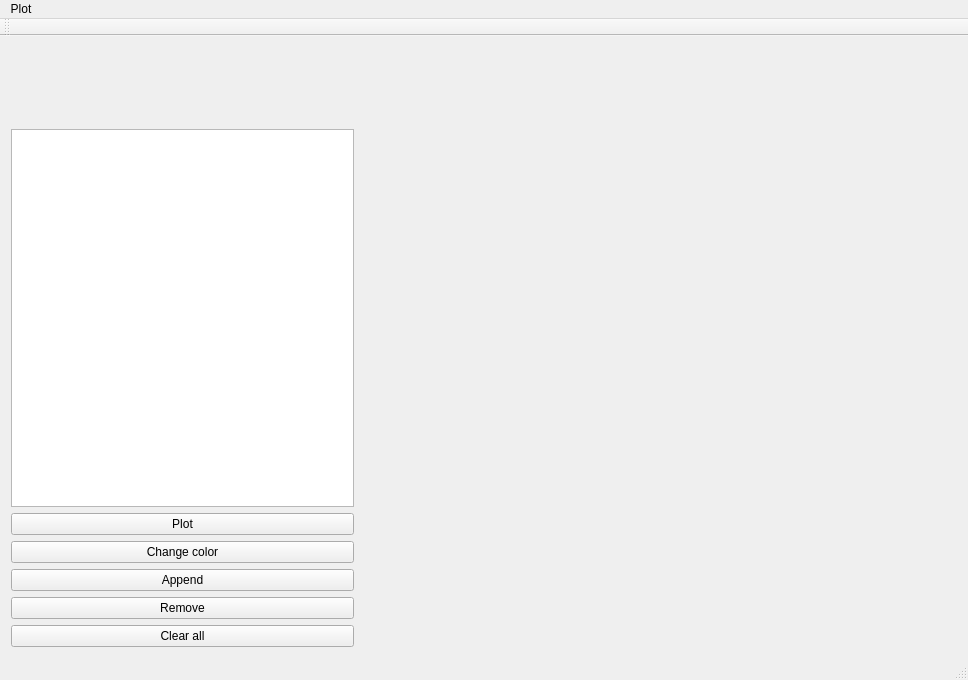
<?xml version="1.0" encoding="UTF-8"?>
<ui version="4.0">
 <class>MainWindow</class>
 <widget class="QMainWindow" name="MainWindow">
  <property name="geometry">
   <rect>
    <x>0</x>
    <y>0</y>
    <width>968</width>
    <height>680</height>
   </rect>
  </property>
  <property name="minimumSize">
   <size>
    <width>960</width>
    <height>680</height>
   </size>
  </property>
  <property name="windowTitle">
   <string>MainWindow</string>
  </property>
  <widget class="QWidget" name="centralWidget">
   <layout class="QGridLayout" name="gridLayout">
    <item row="1" column="0" rowspan="3">
     <widget class="FunctionTableWidget" name="functionTableWidget">
      <property name="enabled">
       <bool>true</bool>
      </property>
      <property name="sizePolicy">
       <sizepolicy hsizetype="Expanding" vsizetype="Expanding">
        <horstretch>0</horstretch>
        <verstretch>1</verstretch>
       </sizepolicy>
      </property>
     </widget>
    </item>
    <item row="5" column="0">
     <widget class="QPushButton" name="changeColorPushButton">
      <property name="text">
       <string>Change color</string>
      </property>
     </widget>
    </item>
    <item row="7" column="0">
     <widget class="QPushButton" name="removePushButton">
      <property name="text">
       <string>Remove</string>
      </property>
     </widget>
    </item>
    <item row="6" column="0">
     <widget class="QPushButton" name="appendPushButton">
      <property name="text">
       <string>Append</string>
      </property>
     </widget>
    </item>
    <item row="4" column="0">
     <widget class="QPushButton" name="plotPushButton">
      <property name="text">
       <string>Plot</string>
      </property>
     </widget>
    </item>
    <item row="0" column="1" rowspan="9">
     <widget class="DrawLabel" name="drawLabel">
      <property name="sizePolicy">
       <sizepolicy hsizetype="Expanding" vsizetype="Expanding">
        <horstretch>1</horstretch>
        <verstretch>1</verstretch>
       </sizepolicy>
      </property>
     </widget>
    </item>
    <item row="0" column="0">
     <widget class="GridWidget" name="gridWidget" native="true">
      <property name="sizePolicy">
       <sizepolicy hsizetype="Fixed" vsizetype="Fixed">
        <horstretch>0</horstretch>
        <verstretch>0</verstretch>
       </sizepolicy>
      </property>
      <property name="minimumSize">
       <size>
        <width>343</width>
        <height>76</height>
       </size>
      </property>
      <property name="maximumSize">
       <size>
        <width>16777215</width>
        <height>76</height>
       </size>
      </property>
     </widget>
    </item>
    <item row="8" column="0">
     <widget class="QPushButton" name="clearAllPushButton">
      <property name="text">
       <string>Clear all</string>
      </property>
     </widget>
    </item>
   </layout>
  </widget>
  <widget class="QMenuBar" name="menuBar">
   <property name="geometry">
    <rect>
     <x>0</x>
     <y>0</y>
     <width>968</width>
     <height>22</height>
    </rect>
   </property>
   <widget class="QMenu" name="menuPlot">
    <property name="title">
     <string>Plot</string>
    </property>
   </widget>
   <addaction name="menuPlot"/>
  </widget>
  <widget class="QToolBar" name="mainToolBar">
   <attribute name="toolBarArea">
    <enum>TopToolBarArea</enum>
   </attribute>
   <attribute name="toolBarBreak">
    <bool>false</bool>
   </attribute>
  </widget>
  <widget class="QStatusBar" name="statusBar"/>
 </widget>
 <layoutdefault spacing="6" margin="11"/>
 <customwidgets>
  <customwidget>
   <class>FunctionTableWidget</class>
   <extends>QTableWidget</extends>
   <header>components/function_table_widget/function_table_widget.hpp</header>
  </customwidget>
  <customwidget>
   <class>DrawLabel</class>
   <extends>QLabel</extends>
   <header>components/draw_label/draw_label.hpp</header>
  </customwidget>
  <customwidget>
   <class>GridWidget</class>
   <extends>QWidget</extends>
   <header>components/grid_widget/grid_widget.hpp</header>
   <container>1</container>
  </customwidget>
 </customwidgets>
 <resources/>
 <connections/>
</ui>
